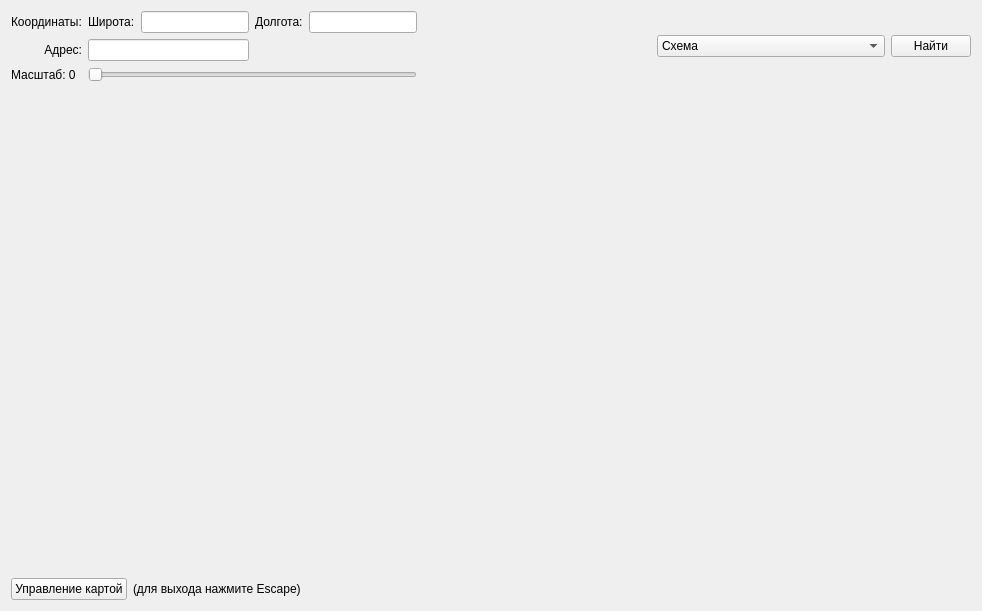
<?xml version="1.0" encoding="UTF-8"?>
<ui version="4.0">
 <class>Form</class>
 <widget class="QWidget" name="Form">
  <property name="geometry">
   <rect>
    <x>0</x>
    <y>0</y>
    <width>982</width>
    <height>611</height>
   </rect>
  </property>
  <property name="windowTitle">
   <string>Form</string>
  </property>
  <layout class="QGridLayout" name="gridLayout_2">
   <item row="2" column="0">
    <layout class="QHBoxLayout" name="horizontalLayout">
     <property name="spacing">
      <number>6</number>
     </property>
     <property name="sizeConstraint">
      <enum>QLayout::SetMinimumSize</enum>
     </property>
     <item>
      <widget class="QPushButton" name="pushButton_2">
       <property name="sizePolicy">
        <sizepolicy hsizetype="Maximum" vsizetype="Maximum">
         <horstretch>0</horstretch>
         <verstretch>0</verstretch>
        </sizepolicy>
       </property>
       <property name="text">
        <string>Управление картой</string>
       </property>
      </widget>
     </item>
     <item>
      <widget class="QLabel" name="label_6">
       <property name="sizePolicy">
        <sizepolicy hsizetype="Preferred" vsizetype="Maximum">
         <horstretch>0</horstretch>
         <verstretch>0</verstretch>
        </sizepolicy>
       </property>
       <property name="text">
        <string>(для выхода нажмите Escape)</string>
       </property>
      </widget>
     </item>
    </layout>
   </item>
   <item row="0" column="3">
    <widget class="QPushButton" name="pushButton">
     <property name="sizePolicy">
      <sizepolicy hsizetype="Maximum" vsizetype="Fixed">
       <horstretch>0</horstretch>
       <verstretch>0</verstretch>
      </sizepolicy>
     </property>
     <property name="text">
      <string>Найти</string>
     </property>
    </widget>
   </item>
   <item row="1" column="0" colspan="4">
    <widget class="QLabel" name="label_3">
     <property name="text">
      <string/>
     </property>
     <property name="alignment">
      <set>Qt::AlignCenter</set>
     </property>
    </widget>
   </item>
   <item row="0" column="1">
    <spacer name="horizontalSpacer">
     <property name="orientation">
      <enum>Qt::Horizontal</enum>
     </property>
     <property name="sizeType">
      <enum>QSizePolicy::Minimum</enum>
     </property>
     <property name="sizeHint" stdset="0">
      <size>
       <width>40</width>
       <height>20</height>
      </size>
     </property>
    </spacer>
   </item>
   <item row="0" column="2">
    <widget class="QComboBox" name="comboBox">
     <item>
      <property name="text">
       <string>Схема</string>
      </property>
     </item>
     <item>
      <property name="text">
       <string>Спутник</string>
      </property>
     </item>
     <item>
      <property name="text">
       <string>Гибрид</string>
      </property>
     </item>
    </widget>
   </item>
   <item row="0" column="0">
    <layout class="QGridLayout" name="gridLayout">
     <item row="0" column="2">
      <widget class="QLineEdit" name="lineEdit">
       <property name="sizePolicy">
        <sizepolicy hsizetype="Maximum" vsizetype="Fixed">
         <horstretch>0</horstretch>
         <verstretch>0</verstretch>
        </sizepolicy>
       </property>
      </widget>
     </item>
     <item row="2" column="1" colspan="4">
      <widget class="QSlider" name="horizontalSlider">
       <property name="sizePolicy">
        <sizepolicy hsizetype="Minimum" vsizetype="Fixed">
         <horstretch>0</horstretch>
         <verstretch>0</verstretch>
        </sizepolicy>
       </property>
       <property name="maximum">
        <number>17</number>
       </property>
       <property name="orientation">
        <enum>Qt::Horizontal</enum>
       </property>
      </widget>
     </item>
     <item row="0" column="1">
      <widget class="QLabel" name="label_4">
       <property name="sizePolicy">
        <sizepolicy hsizetype="Maximum" vsizetype="Preferred">
         <horstretch>0</horstretch>
         <verstretch>0</verstretch>
        </sizepolicy>
       </property>
       <property name="text">
        <string>Широта:</string>
       </property>
      </widget>
     </item>
     <item row="0" column="0">
      <widget class="QLabel" name="label">
       <property name="sizePolicy">
        <sizepolicy hsizetype="Maximum" vsizetype="Preferred">
         <horstretch>0</horstretch>
         <verstretch>0</verstretch>
        </sizepolicy>
       </property>
       <property name="text">
        <string>Координаты:</string>
       </property>
      </widget>
     </item>
     <item row="0" column="4">
      <widget class="QLineEdit" name="lineEdit_2">
       <property name="sizePolicy">
        <sizepolicy hsizetype="Maximum" vsizetype="Fixed">
         <horstretch>0</horstretch>
         <verstretch>0</verstretch>
        </sizepolicy>
       </property>
      </widget>
     </item>
     <item row="0" column="3">
      <widget class="QLabel" name="label_5">
       <property name="sizePolicy">
        <sizepolicy hsizetype="Maximum" vsizetype="Preferred">
         <horstretch>0</horstretch>
         <verstretch>0</verstretch>
        </sizepolicy>
       </property>
       <property name="text">
        <string>Долгота:</string>
       </property>
      </widget>
     </item>
     <item row="2" column="0">
      <widget class="QLabel" name="label_2">
       <property name="sizePolicy">
        <sizepolicy hsizetype="Maximum" vsizetype="Preferred">
         <horstretch>0</horstretch>
         <verstretch>0</verstretch>
        </sizepolicy>
       </property>
       <property name="text">
        <string>Масштаб: 0</string>
       </property>
      </widget>
     </item>
     <item row="1" column="0">
      <widget class="QLabel" name="label_7">
       <property name="text">
        <string>Адрес:</string>
       </property>
       <property name="alignment">
        <set>Qt::AlignRight|Qt::AlignTrailing|Qt::AlignVCenter</set>
       </property>
      </widget>
     </item>
     <item row="1" column="1" colspan="2">
      <widget class="QLineEdit" name="lineEdit_3"/>
     </item>
    </layout>
   </item>
  </layout>
 </widget>
 <resources/>
 <connections/>
</ui>
